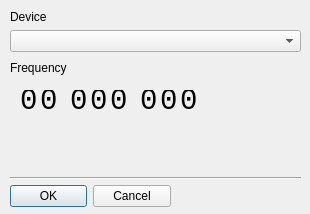
<?xml version="1.0" encoding="UTF-8"?>
<ui version="4.0">
 <class>SetupDialog</class>
 <widget class="QDialog" name="SetupDialog">
  <property name="windowModality">
   <enum>Qt::ApplicationModal</enum>
  </property>
  <property name="geometry">
   <rect>
    <x>0</x>
    <y>0</y>
    <width>310</width>
    <height>214</height>
   </rect>
  </property>
  <property name="sizePolicy">
   <sizepolicy hsizetype="Fixed" vsizetype="Fixed">
    <horstretch>0</horstretch>
    <verstretch>0</verstretch>
   </sizepolicy>
  </property>
  <property name="windowTitle">
   <string>Setup</string>
  </property>
  <widget class="QDialogButtonBox" name="buttonBox">
   <property name="geometry">
    <rect>
     <x>10</x>
     <y>180</y>
     <width>161</width>
     <height>32</height>
    </rect>
   </property>
   <property name="orientation">
    <enum>Qt::Horizontal</enum>
   </property>
   <property name="standardButtons">
    <set>QDialogButtonBox::Cancel|QDialogButtonBox::Ok</set>
   </property>
  </widget>
  <widget class="QLabel" name="deviceLabel">
   <property name="geometry">
    <rect>
     <x>10</x>
     <y>10</y>
     <width>47</width>
     <height>13</height>
    </rect>
   </property>
   <property name="text">
    <string>Device</string>
   </property>
  </widget>
  <widget class="QComboBox" name="deviceList">
   <property name="geometry">
    <rect>
     <x>10</x>
     <y>30</y>
     <width>291</width>
     <height>22</height>
    </rect>
   </property>
  </widget>
  <widget class="QLabel" name="frequencyLabel">
   <property name="geometry">
    <rect>
     <x>10</x>
     <y>60</y>
     <width>101</width>
     <height>16</height>
    </rect>
   </property>
   <property name="text">
    <string>Frequency</string>
   </property>
  </widget>
  <widget class="Line" name="line">
   <property name="geometry">
    <rect>
     <x>10</x>
     <y>170</y>
     <width>291</width>
     <height>16</height>
    </rect>
   </property>
   <property name="orientation">
    <enum>Qt::Horizontal</enum>
   </property>
  </widget>
  <widget class="QLabel" name="label">
   <property name="geometry">
    <rect>
     <x>20</x>
     <y>90</y>
     <width>20</width>
     <height>21</height>
    </rect>
   </property>
   <property name="font">
    <font>
     <family>Courier New</family>
     <pointsize>22</pointsize>
     <weight>50</weight>
     <bold>false</bold>
    </font>
   </property>
   <property name="text">
    <string>0</string>
   </property>
  </widget>
  <widget class="QLabel" name="label_2">
   <property name="geometry">
    <rect>
     <x>40</x>
     <y>90</y>
     <width>20</width>
     <height>21</height>
    </rect>
   </property>
   <property name="font">
    <font>
     <family>Courier New</family>
     <pointsize>22</pointsize>
     <weight>50</weight>
     <bold>false</bold>
    </font>
   </property>
   <property name="text">
    <string>0</string>
   </property>
  </widget>
  <widget class="QLabel" name="label_3">
   <property name="geometry">
    <rect>
     <x>70</x>
     <y>90</y>
     <width>20</width>
     <height>21</height>
    </rect>
   </property>
   <property name="font">
    <font>
     <family>Courier New</family>
     <pointsize>22</pointsize>
     <weight>50</weight>
     <bold>false</bold>
    </font>
   </property>
   <property name="text">
    <string>0</string>
   </property>
  </widget>
  <widget class="QLabel" name="label_4">
   <property name="geometry">
    <rect>
     <x>90</x>
     <y>90</y>
     <width>20</width>
     <height>21</height>
    </rect>
   </property>
   <property name="font">
    <font>
     <family>Courier New</family>
     <pointsize>22</pointsize>
     <weight>50</weight>
     <bold>false</bold>
    </font>
   </property>
   <property name="text">
    <string>0</string>
   </property>
  </widget>
  <widget class="QLabel" name="label_5">
   <property name="geometry">
    <rect>
     <x>110</x>
     <y>90</y>
     <width>20</width>
     <height>21</height>
    </rect>
   </property>
   <property name="font">
    <font>
     <family>Courier New</family>
     <pointsize>22</pointsize>
     <weight>50</weight>
     <bold>false</bold>
    </font>
   </property>
   <property name="text">
    <string>0</string>
   </property>
  </widget>
  <widget class="QLabel" name="label_6">
   <property name="geometry">
    <rect>
     <x>140</x>
     <y>90</y>
     <width>20</width>
     <height>21</height>
    </rect>
   </property>
   <property name="font">
    <font>
     <family>Courier New</family>
     <pointsize>22</pointsize>
     <weight>50</weight>
     <bold>false</bold>
    </font>
   </property>
   <property name="text">
    <string>0</string>
   </property>
  </widget>
  <widget class="QLabel" name="label_7">
   <property name="geometry">
    <rect>
     <x>160</x>
     <y>90</y>
     <width>20</width>
     <height>21</height>
    </rect>
   </property>
   <property name="font">
    <font>
     <family>Courier New</family>
     <pointsize>22</pointsize>
     <weight>50</weight>
     <bold>false</bold>
    </font>
   </property>
   <property name="text">
    <string>0</string>
   </property>
  </widget>
  <widget class="QLabel" name="label_8">
   <property name="geometry">
    <rect>
     <x>180</x>
     <y>90</y>
     <width>20</width>
     <height>21</height>
    </rect>
   </property>
   <property name="font">
    <font>
     <family>Courier New</family>
     <pointsize>22</pointsize>
     <weight>50</weight>
     <bold>false</bold>
    </font>
   </property>
   <property name="text">
    <string>0</string>
   </property>
  </widget>
 </widget>
 <resources/>
 <connections>
  <connection>
   <sender>buttonBox</sender>
   <signal>accepted()</signal>
   <receiver>SetupDialog</receiver>
   <slot>accept()</slot>
   <hints>
    <hint type="sourcelabel">
     <x>248</x>
     <y>254</y>
    </hint>
    <hint type="destinationlabel">
     <x>157</x>
     <y>274</y>
    </hint>
   </hints>
  </connection>
  <connection>
   <sender>buttonBox</sender>
   <signal>rejected()</signal>
   <receiver>SetupDialog</receiver>
   <slot>reject()</slot>
   <hints>
    <hint type="sourcelabel">
     <x>316</x>
     <y>260</y>
    </hint>
    <hint type="destinationlabel">
     <x>286</x>
     <y>274</y>
    </hint>
   </hints>
  </connection>
 </connections>
</ui>
